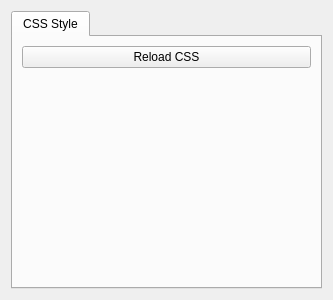
<?xml version="1.0" encoding="UTF-8"?>
<ui version="4.0">
 <class>TestWindow</class>
 <widget class="QWidget" name="TestWindow">
  <property name="geometry">
   <rect>
    <x>0</x>
    <y>0</y>
    <width>333</width>
    <height>300</height>
   </rect>
  </property>
  <property name="windowTitle">
   <string>Form</string>
  </property>
  <layout class="QVBoxLayout" name="verticalLayout">
   <item>
    <widget class="QTabWidget" name="tabWidget">
     <property name="currentIndex">
      <number>0</number>
     </property>
     <widget class="QWidget" name="tab">
      <attribute name="title">
       <string>CSS Style</string>
      </attribute>
      <layout class="QGridLayout" name="gridLayout">
       <item row="1" column="0">
        <spacer name="verticalSpacer">
         <property name="orientation">
          <enum>Qt::Vertical</enum>
         </property>
         <property name="sizeHint" stdset="0">
          <size>
           <width>20</width>
           <height>40</height>
          </size>
         </property>
        </spacer>
       </item>
       <item row="0" column="0">
        <widget class="QPushButton" name="btn_reload_css">
         <property name="text">
          <string>Reload CSS</string>
         </property>
        </widget>
       </item>
      </layout>
     </widget>
    </widget>
   </item>
  </layout>
 </widget>
 <resources/>
 <connections/>
</ui>
